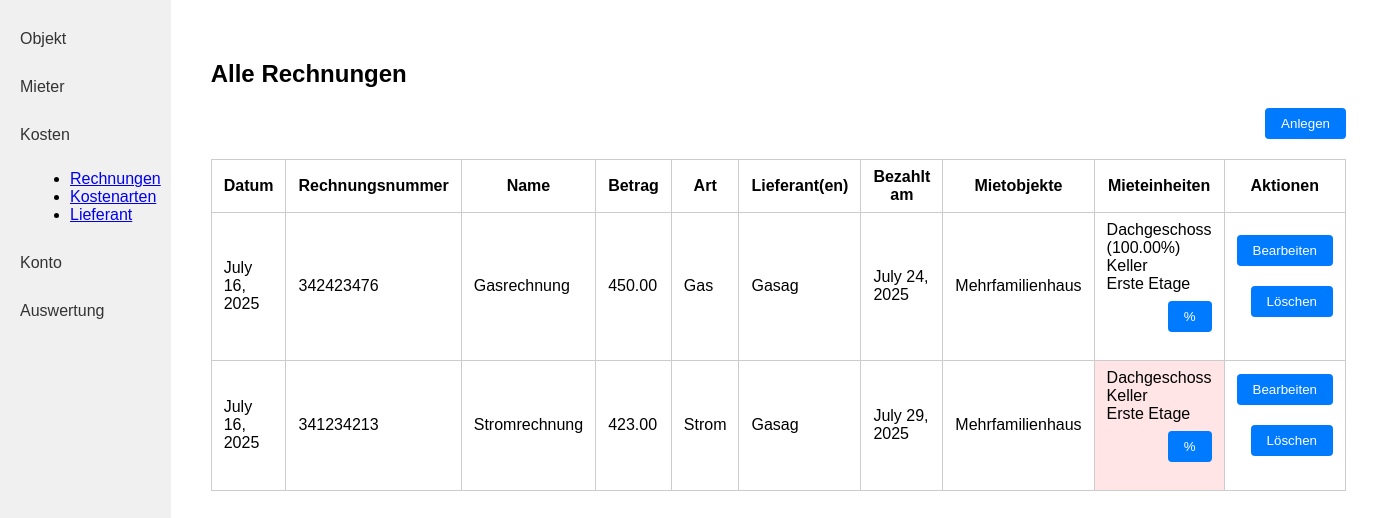
The app's page /rechnungen/ (signed in) with its own data.
### kostenpruefung_mietobjekte_app/models.py (models this page shows, shortened)
class Rechnung(models.Model):
    created_by = models.ForeignKey(User, on_delete=models.CASCADE, related_name="rechnungen_created", null=True, blank=True)
    datum = models.DateField()
    rechnungsnummer = models.CharField(max_length=255)
    name = models.CharField(max_length=255) # Descriptive name to identify the payment
    betrag = models.DecimalField(max_digits=10, decimal_places=2)
    art = models.ForeignKey('Rechnungsart', on_delete=models.PROTECT)
    lieferant = models.ManyToManyField('Lieferant')
    bezahlt_am = models.DateField()
    mietobjekt = models.ForeignKey('Mietobjekt', on_delete=models.CASCADE, related_name="rechnungen", null=True, blank=True)

class Rechnungsart(models.Model):
    created_by = models.ForeignKey(User, on_delete=models.CASCADE, related_name="rechnungsarten_created", null=True, blank=True)
    name = models.CharField(max_length=255)
    def __str__(self):
        return self.name

class Lieferant(models.Model):
    created_by = models.ForeignKey(User, on_delete=models.CASCADE, related_name="lieferanten_created", null=True, blank=True)
    firmenname = models.CharField(max_length=255)
    vorname = models.CharField(max_length=255)
    nachname = models.CharField(max_length=255)
    strasse = models.CharField(max_length=255)
    hausnummer = models.CharField(max_length=10)
    plz = models.CharField(max_length=10) # 2 - 10 characters (numbers and letters)
    ort = models.CharField(max_length=100)
    land = models.CharField(max_length=100)
    e_mail = models.EmailField()
    telefon = models.CharField(max_length=100)

class Mietobjekt(models.Model):
    created_by = models.ForeignKey(User, on_delete=models.CASCADE, related_name="mietobjekte_created", null=True, blank=True)
    name = models.CharField(max_length=255)
    strasse_hausnummer = models.CharField(max_length=255)
    plz = models.CharField(max_length=10) # 2 - 10 characters (numbers and letters)
    ort = models.CharField(max_length=100)
    land = models.CharField(max_length=100)
    kaufdatum = models.DateField()
    kaufpreis = models.DecimalField(max_digits=10, decimal_places=2)
    darlehen = models.DecimalField(max_digits=10, decimal_places=2)
    grundschuld = models.DecimalField(max_digits=10, decimal_places=2)
    FARBE_CHOICES = [
        ('rot', 'Rot'),
        ('blau', 'Blau'),
        ('gruen', 'Grün'),
        ('gelb', 'Gelb'),
        ('schwarz', 'Schwarz'),
    ]
    farbe = models.CharField(max_length=20, choices=FARBE_CHOICES)

class Mieteinheit(models.Model):
    mietobjekt = models.ForeignKey(Mietobjekt, on_delete=models.CASCADE, related_name="mieteinheiten")
    name = models.CharField(max_length=255)

class Prozent(models.Model):
    mieteinheit = models.ForeignKey('Mieteinheit', on_delete=models.CASCADE, related_name="prozent_mieteinheit")
    rechnung = models.ForeignKey('Rechnung', on_delete=models.CASCADE, related_name="prozent_rechnung")
    prozent = models.DecimalField(max_digits=5, decimal_places=2, null=True, blank=True)  # Value between 0 and 100

### kostenpruefung_mietobjekte_app/views.py (the view)
# urls.py: path('rechnungen/', rechnungen, name='rechnungen'),
def rechnungen(request):
    rechnungen = Rechnung.objects.filter(created_by=request.user).prefetch_related(
        'lieferant',
        'mietobjekt__mieteinheiten__prozent_mieteinheit',
        'prozent_rechnung'
    )
    for r in rechnungen:
        total = 0
        for mieteinheit in r.mietobjekt.mieteinheiten.all():
            for prozent in mieteinheit.prozent_mieteinheit.all():
                if prozent in r.prozent_rechnung.all():
                    total += prozent.prozent or 0
        r.percent_not_100 = abs(total - 100) > 0.01
    return render(request, 'kostenpruefung_mietobjekte_app/rechnungen.html', {
        'rechnungen': rechnungen,
    })

### kostenpruefung_mietobjekte_app/templates/kostenpruefung_mietobjekte_app/rechnungen.html (shortened to what this page needs)
{% load static %}
<!DOCTYPE html>
<html lang="de">
<head>
    <link rel="stylesheet" href="{% static 'kostenpruefung_mietobjekte_app/style.css' %}">
</head>
<body>
<div class="flex-container">
    <nav class="sidebar">
        <a class="sidebar-link" href="{% url 'objekt_index' %}">Objekt</a>
        <a class="sidebar-link" href="{% url 'mieter_laufend' %}">Mieter</a>
        <a class="sidebar-link" href="#">Kosten</a>
        <ul style="list-style-type: disc; margin-left: 30px; margin-bottom: 20px;">
            <li><a href="{% url 'rechnungen' %}">Rechnungen</a></li>
            <li><a href="{% url 'kostenarten' %}">Kostenarten</a></li>
            <li><a href="{% url 'lieferanten' %}">Lieferant</a></li>
        </ul>
        <a class="sidebar-link" href="{% url 'konto' %}">Konto</a>
        <a class="sidebar-link" href="{% url 'auswertung' %}">Auswertung</a>
    </nav>
    <div class="main-content">
        <h2>Alle Rechnungen</h2>
        <form action="{% url 'rechnung_create' %}" method="get" style="margin-bottom: 16px;">
            <button class="action-btn" type="submit">Anlegen</button>
        </form>
        <table class="object-table">
            <tr>
                <th>Datum</th>
                <th>Rechnungsnummer</th>
                <th>Name</th>
                <th>Betrag</th>
                <th>Art</th>
                <th>Lieferant(en)</th>
                <th>Bezahlt am</th>
                <th>Mietobjekte</th>
                <th>Mieteinheiten</th>
                <th>Aktionen</th>
            </tr>
            {% for r in rechnungen %}
            <tr>
                <td>{{ r.datum }}</td>
                <td>{{ r.rechnungsnummer }}</td>
                <td>{{ r.name }}</td>
                <td>{{ r.betrag }}</td>
                <td>{{ r.art }}</td>
                <td>
                    {% for l in r.lieferant.all %}
                        {{ l.firmenname }}{% if not forloop.last %},<br>{% endif %}
                    {% endfor %}
                </td>
                <td>{{ r.bezahlt_am }}</td>
                <td>{{ r.mietobjekt.name }}</td>
                <td {% if r.percent_not_100 %}style="background-color:#ffe5e5;"{% endif %}>
                    {% for mieteinheit in r.mietobjekt.mieteinheiten.all %}
                        {{ mieteinheit.name }}
                        {% for prozent in mieteinheit.prozent_mieteinheit.all %}
                            {% if prozent in r.prozent_rechnung.all %}
                                ({{ prozent.prozent }}%)
                            {% endif %}
                        {% endfor %}
                        <br>
                    {% endfor %}
                    <form action="{% url 'prozent_bulk_update' r.id %}" method="get" style="margin-top: 8px;">
                        <button class="action-btn" type="submit">%</button>
                    </form>
                </td>
                <td class="objekt-actions">
                    <form action="{% url 'rechnung_update' r.id %}" method="get" style="display:inline;">
                        <button class="action-btn" type="submit">Bearbeiten</button>
                    </form>
                    <form action="{% url 'rechnung_delete' r.id %}" method="get" style="display:inline;">
                        <button class="action-btn" type="submit">Löschen</button>
                    </form>
                </td>
            </tr>
            {% empty %}
            <tr>
                <td colspan="10">Keine Rechnungen vorhanden.</td>
            </tr>
            {% endfor %}
        </table>
    </div>
</div>
</body>
</html>

### kostenpruefung_mietobjekte_app/static/kostenpruefung_mietobjekte_app/style.css (style rules this page uses)
body { margin: 0; font-family: Arial, sans-serif; }
.flex-container { display: flex; }
.sidebar { width: 200px; background: #f0f0f0; height: 100vh; padding: 20px 0; }
.sidebar-link { display: block; padding: 10px 20px; color: #333; text-decoration: none; margin-bottom: 10px; }
.main-content { flex: 1; padding: 40px; }
.object-table { width: 100%; border-collapse: collapse; }
.object-table th, .object-table td { border: 1px solid #ccc; padding: 8px 12px; }
.action-btn { float: right; padding: 8px 16px; background: #007bff; color: #fff; border: none; border-radius: 4px; cursor: pointer; margin-bottom: 20px; }

### records on screen
Rechnung: datum "July 16, 2025", rechnungsnummer "342423476", name "Gasrechnung", betrag "450.00", art "Gas", bezahlt_am "July 24, 2025", mietobjekt.name "Mehrfamilienhaus"
Lieferant: firmenname "Gasag"
Mieteinheit: name "Dachgeschoss"
Prozent: prozent "100.00"
Mieteinheit: name "Keller"
Mieteinheit: name "Erste Etage"
Rechnung: datum "July 16, 2025", rechnungsnummer "341234213", name "Stromrechnung", betrag "423.00", art "Strom", bezahlt_am "July 29, 2025", mietobjekt.name "Mehrfamilienhaus"
